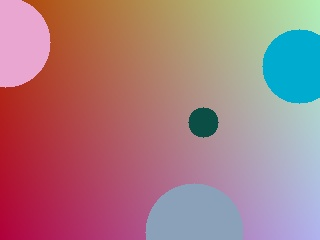
#> input picture examples/images/dataset/cats/cat_01.jpg, 320 x 240 px
$ python -i baseline.py   (imports and definitions only)
#> lines starting #> are read from the running program, lines starting #| are printed output that depends on the picture
"""Baseline for the evaluation: a naive, script-style runner for .prep programs.

It executes each statement directly with pandas and OpenCV, in order, the way
a hand-written preprocessing script would: default pandas type inference, all
images loaded into memory, and EXPECT contracts as run-time assertions. There
is no static analysis, so every mistake surfaces only while the data is being
processed (as an exception), or not at all (a silently wrong output).

    py -3 eval/compilation/baseline.py program.prep output_folder
"""
import re
import sys
from pathlib import Path

import cv2
import numpy as np
import pandas as pd

IMAGE_TYPES = {".png", ".jpg", ".jpeg"}
TABLE_TYPES = {".csv", ".parquet"}


def read_table(path):
    return pd.read_parquet(path) if path.suffix.lower() == ".parquet" else pd.read_csv(path)


class Images:
    """An image dataset held in memory, as a typical script does."""

    # [13 lines left out: functions __init__, literal, not called in this run]


def statements(source):
    source = "\n".join(line.split("#", 1)[0] for line in source.splitlines())
    return [" ".join(s.split()) for s in source.split(";") if s.strip()]


class Runner:
    # [45 lines left out: functions __init__, frames, columns, run, not called in this run]

    def do_load(self, s):
        path, name = re.match(r'LOAD "([^"]+)" AS (\w+)', s).groups()
        self.data[name] = read_table(self.base / path)

    # [19 lines left out: functions do_load_tables, do_load_images, do_fill_null, not called in this run]

    def do_drop_null(self, s):
        for container, key in self.frames(s.split()[1]):
            container[key] = container[key].dropna()

    # [159 lines left out: functions do_normalize, do_filter, condition, do_select, do_drop, do_save and 4 more, not called in this run]

    def do_compress(self, s):
        name, quality = re.match(r"COMPRESS (\w+) QUALITY (\d+)", s).groups()
        self.data[name].quality = int(quality)

    def do_convert(self, s):
        name, fmt = re.match(r"CONVERT (\w+) TO (\w+)", s).groups()
        self.data[name].format = fmt.upper()

    def do_remove_corrupt(self, s):
        images = self.data[s.split()[1]]
        images.items = [item for item in images.items if item[1] is not None]

    # [18 lines left out: functions do_save_images, do_link, not called in this run]


# [3 lines not run here, left out]

>>> import cv2
>>> picture = cv2.imread('../../examples/images/dataset/cats/cat_01.jpg', cv2.IMREAD_GRAYSCALE)
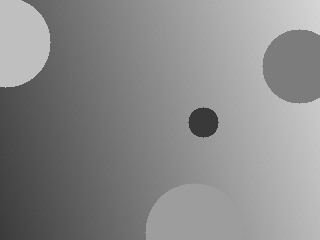
#> picture: shape (240, 320); min 51, max 213, mean 137.8
#> (the run stopped early here; a loop or call above may not have finished)

$ run again, on examples/images/dataset/cats/cat_03.jpg
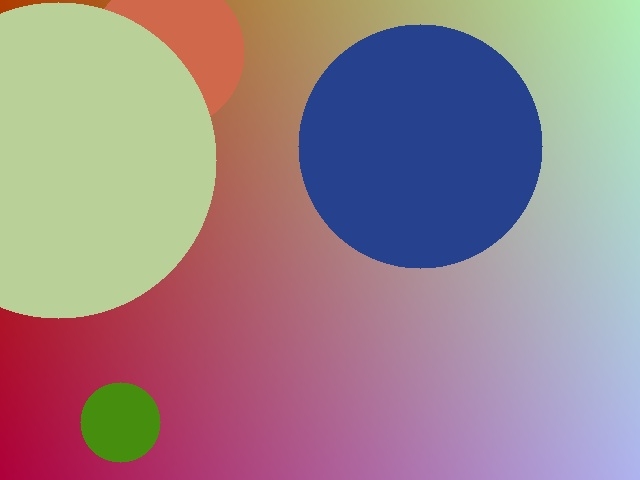
#> input picture examples/images/dataset/cats/cat_03.jpg, 640 x 480 px
#> `picture = cv2.imread('../../examples/images/dataset/cats/cat_01.jpg', ..`:
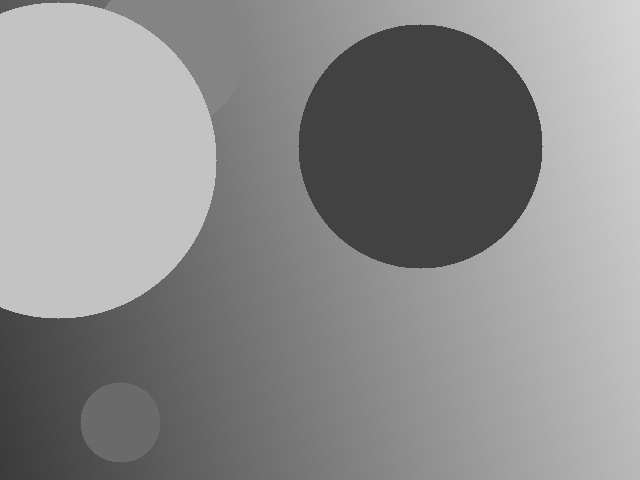
#> picture: shape (480, 640); min 59, max 213, mean 140.2
